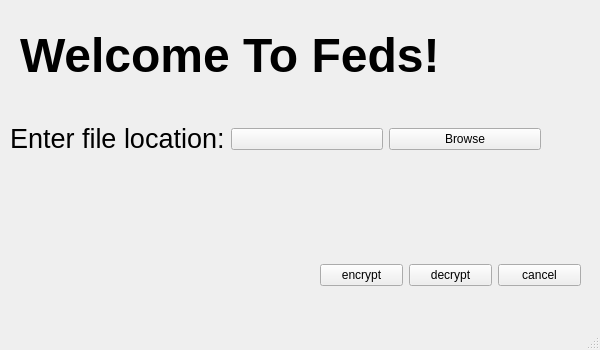
<?xml version="1.0" encoding="UTF-8"?>
<ui version="4.0">
 <class>MainWindow</class>
 <widget class="QMainWindow" name="MainWindow">
  <property name="geometry">
   <rect>
    <x>0</x>
    <y>0</y>
    <width>600</width>
    <height>350</height>
   </rect>
  </property>
  <property name="windowTitle">
   <string>MainWindow</string>
  </property>
  <widget class="QWidget" name="centralwidget">
   <widget class="QLabel" name="HeaderLabel">
    <property name="geometry">
     <rect>
      <x>20</x>
      <y>20</y>
      <width>421</width>
      <height>71</height>
     </rect>
    </property>
    <property name="text">
     <string>&lt;html&gt;&lt;head/&gt;&lt;body&gt;&lt;p&gt;&lt;span style=&quot; font-size:36pt; font-weight:700;&quot;&gt;Welcome To Feds!&lt;/span&gt;&lt;/p&gt;&lt;/body&gt;&lt;/html&gt;</string>
    </property>
   </widget>
   <widget class="QWidget" name="layoutWidget">
    <property name="geometry">
     <rect>
      <x>10</x>
      <y>120</y>
      <width>531</width>
      <height>38</height>
     </rect>
    </property>
    <layout class="QHBoxLayout" name="horizontalLayout">
     <item>
      <widget class="QLabel" name="FileLocation">
       <property name="text">
        <string>&lt;html&gt;&lt;head/&gt;&lt;body&gt;&lt;p&gt;&lt;span style=&quot; font-size:20pt;&quot;&gt;Enter file location:&lt;/span&gt;&lt;/p&gt;&lt;/body&gt;&lt;/html&gt;</string>
       </property>
      </widget>
     </item>
     <item>
      <widget class="QPushButton" name="fileLocationLineEdit">
       <property name="text">
        <string/>
       </property>
      </widget>
     </item>
     <item>
      <widget class="QPushButton" name="browseButton">
       <property name="text">
        <string>Browse</string>
       </property>
      </widget>
     </item>
    </layout>
   </widget>
   <widget class="QWidget" name="layoutWidget">
    <property name="geometry">
     <rect>
      <x>320</x>
      <y>250</y>
      <width>261</width>
      <height>51</height>
     </rect>
    </property>
    <layout class="QHBoxLayout" name="horizontalLayout_2">
     <item>
      <widget class="QPushButton" name="encryptButton">
       <property name="text">
        <string>encrypt</string>
       </property>
      </widget>
     </item>
     <item>
      <widget class="QPushButton" name="decryptButton">
       <property name="text">
        <string>decrypt</string>
       </property>
      </widget>
     </item>
     <item>
      <widget class="QPushButton" name="cancelButton">
       <property name="text">
        <string>cancel</string>
       </property>
      </widget>
     </item>
    </layout>
   </widget>
  </widget>
  <widget class="QMenuBar" name="menubar">
   <property name="geometry">
    <rect>
     <x>0</x>
     <y>0</y>
     <width>600</width>
     <height>22</height>
    </rect>
   </property>
  </widget>
  <widget class="QStatusBar" name="statusbar"/>
 </widget>
 <resources/>
 <connections/>
</ui>
